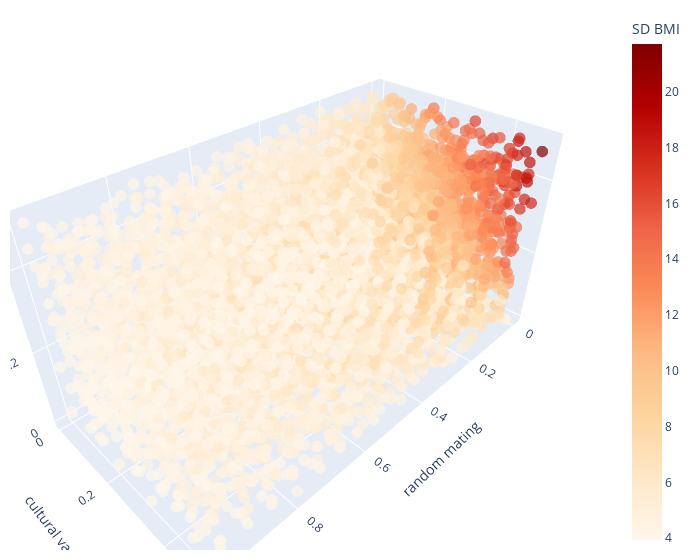

The notebook cell saved with this chart:
### Code cell
fig = px.scatter_3d(df, x='p_random_mating', y='p_vertical_trans_variance', z= 'p_initial_genetic_variance',
              color='sd_bmi', color_continuous_scale = px.colors.sequential.OrRd)

fig.update_traces(marker=dict(size=4, opacity = 0.7),
                  selector=dict(mode='markers'))
fig.update_layout(scene = dict(
                    xaxis_title='random mating',
                    yaxis_title='cultural variance',
                    zaxis_title='genetic variance'),
                    width=700,
                    margin=dict(r=20, b=10, l=10, t=10), 
                    coloraxis_colorbar=dict(title="SD BMI")
                    )
fig.show()
fig.write_image(plots_path + "3D-scatter-snp-vt-efast-sd-bmi.pdf")
shutil.copy(plots_path + "3D-scatter-snp-vt-efast-sd-bmi.pdf", "../manuscript/plots/")

### Figure 1 — Plotly figure (JSON) as saved in the notebook; plotly's stock layout.template omitted (floating-point values rounded to 4 significant figures; data arrays with more than 128 entries replaced by an {"elided": "..."} marker saying what was removed)
{"data": [{"hovertemplate": "p_random_mating=%{x}<br>p_vertical_trans_variance=%{y}<br>p_initial_genetic_variance=%{z}<br>sd_bmi=%{marker.color}<extra></extra>", "legendgroup": "", "marker": {"color": {"elided": "6000 float values"}, "coloraxis": "coloraxis", "opacity": 0.7, "size": 4, "symbol": "circle"}, "mode": "markers", "name": "", "scene": "scene", "showlegend": false, "type": "scatter3d", "x": {"elided": "6000 float values"}, "y": {"elided": "6000 float values"}, "z": {"elided": "6000 float values"}}], "layout": {"coloraxis": {"colorbar": {"title": {"text": "SD BMI"}}, "colorscale": [[0, "rgb(255,247,236)"], [0.125, "rgb(254,232,200)"], [0.25, "rgb(253,212,158)"], [0.375, "rgb(253,187,132)"], [0.5, "rgb(252,141,89)"], [0.625, "rgb(239,101,72)"], [0.75, "rgb(215,48,31)"], [0.875, "rgb(179,0,0)"], [1, "rgb(127,0,0)"]]}, "legend": {"tracegroupgap": 0}, "margin": {"b": 10, "l": 10, "r": 20, "t": 10}, "scene": {"domain": {"x": [0, 1], "y": [0, 1]}, "xaxis": {"title": {"text": "random mating"}}, "yaxis": {"title": {"text": "cultural variance"}}, "zaxis": {"title": {"text": "genetic variance"}}}, "width": 700}}
